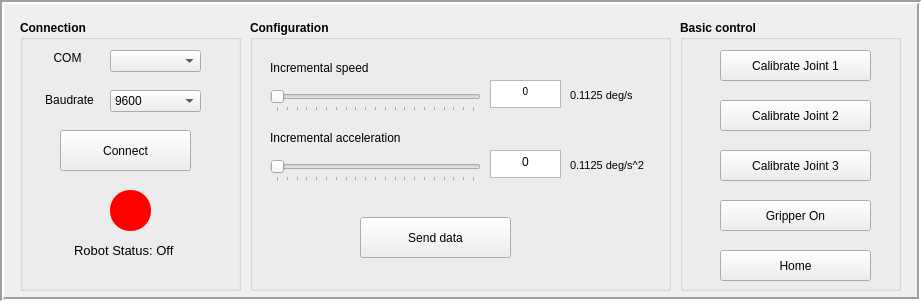
     <widget class="QFrame" name="frame_2">
      <property name="geometry">
       <rect>
        <x>10</x>
        <y>0</y>
        <width>921</width>
        <height>301</height>
       </rect>
      </property>
      <property name="frameShape">
       <enum>QFrame::Box</enum>
      </property>
      <property name="frameShadow">
       <enum>QFrame::Sunken</enum>
      </property>
      <property name="lineWidth">
       <number>2</number>
      </property>
      <widget class="QGroupBox" name="groupBox_6">
       <property name="geometry">
        <rect>
         <x>20</x>
         <y>20</y>
         <width>221</width>
         <height>271</height>
        </rect>
       </property>
       <property name="font">
        <font>
         <pointsize>9</pointsize>
         <weight>75</weight>
         <bold>true</bold>
        </font>
       </property>
       <property name="title">
        <string>Connection</string>
       </property>
       <widget class="QLabel" name="label_32">
        <property name="geometry">
         <rect>
          <x>20</x>
          <y>30</y>
          <width>55</width>
          <height>16</height>
         </rect>
        </property>
        <property name="font">
         <font>
          <pointsize>9</pointsize>
          <weight>50</weight>
          <bold>false</bold>
         </font>
        </property>
        <property name="text">
         <string>COM</string>
        </property>
        <property name="alignment">
         <set>Qt::AlignCenter</set>
        </property>
       </widget>
       <widget class="QLabel" name="label_34">
        <property name="geometry">
         <rect>
          <x>14</x>
          <y>70</y>
          <width>71</width>
          <height>20</height>
         </rect>
        </property>
        <property name="font">
         <font>
          <pointsize>9</pointsize>
          <weight>50</weight>
          <bold>false</bold>
         </font>
        </property>
        <property name="text">
         <string>Baudrate</string>
        </property>
        <property name="alignment">
         <set>Qt::AlignCenter</set>
        </property>
       </widget>
       <widget class="QComboBox" name="Com">
        <property name="geometry">
         <rect>
          <x>90</x>
          <y>30</y>
          <width>91</width>
          <height>22</height>
         </rect>
        </property>
        <property name="font">
         <font>
          <pointsize>9</pointsize>
          <weight>50</weight>
          <bold>false</bold>
         </font>
        </property>
       </widget>
       <widget class="QComboBox" name="Baudrate">
        <property name="geometry">
         <rect>
          <x>90</x>
          <y>70</y>
          <width>91</width>
          <height>22</height>
         </rect>
        </property>
        <property name="font">
         <font>
          <pointsize>9</pointsize>
          <weight>50</weight>
          <bold>false</bold>
         </font>
        </property>
        <item>
         <property name="text">
          <string>9600</string>
         </property>
        </item>
        <item>
         <property name="text">
          <string>115200</string>
         </property>
        </item>
       </widget>
       <widget class="QPushButton" name="Btn_Connect">
        <property name="geometry">
         <rect>
          <x>40</x>
          <y>110</y>
          <width>131</width>
          <height>41</height>
         </rect>
        </property>
        <property name="font">
         <font>
          <pointsize>9</pointsize>
          <weight>50</weight>
          <bold>false</bold>
         </font>
        </property>
        <property name="text">
         <string>Connect</string>
        </property>
       </widget>
       <widget class="QLabel" name="Lb_Status">
        <property name="geometry">
         <rect>
          <x>30</x>
          <y>220</y>
          <width>151</width>
          <height>20</height>
         </rect>
        </property>
        <property name="font">
         <font>
          <pointsize>10</pointsize>
          <weight>50</weight>
          <bold>false</bold>
         </font>
        </property>
        <property name="text">
         <string>Robot Status: Off </string>
        </property>
        <property name="alignment">
         <set>Qt::AlignCenter</set>
        </property>
       </widget>
       <widget class="QLabel" name="Status_Light">
        <property name="geometry">
         <rect>
          <x>90</x>
          <y>170</y>
          <width>41</width>
          <height>41</height>
         </rect>
        </property>
        <property name="styleSheet">
         <string notr="true">background: rgb(255,0,0); border-radius:20px;</string>
        </property>
        <property name="text">
         <string/>
        </property>
       </widget>
      </widget>
      <widget class="QGroupBox" name="groupBox_8">
       <property name="geometry">
        <rect>
         <x>250</x>
         <y>20</y>
         <width>421</width>
         <height>271</height>
        </rect>
       </property>
       <property name="font">
        <font>
         <pointsize>9</pointsize>
         <weight>75</weight>
         <bold>true</bold>
        </font>
       </property>
       <property name="title">
        <string>Configuration </string>
       </property>
       <widget class="QLabel" name="Lb_Inc">
        <property name="geometry">
         <rect>
          <x>20</x>
          <y>40</y>
          <width>131</width>
          <height>16</height>
         </rect>
        </property>
        <property name="font">
         <font>
          <pointsize>9</pointsize>
          <weight>50</weight>
          <bold>false</bold>
         </font>
        </property>
        <property name="text">
         <string>Incremental speed</string>
        </property>
       </widget>
       <widget class="QSlider" name="Sd_Speed">
        <property name="geometry">
         <rect>
          <x>20</x>
          <y>70</y>
          <width>211</width>
          <height>22</height>
         </rect>
        </property>
        <property name="maximum">
         <number>40000</number>
        </property>
        <property name="singleStep">
         <number>2000</number>
        </property>
        <property name="sliderPosition">
         <number>0</number>
        </property>
        <property name="orientation">
         <enum>Qt::Horizontal</enum>
        </property>
        <property name="tickPosition">
         <enum>QSlider::TicksBelow</enum>
        </property>
        <property name="tickInterval">
         <number>2000</number>
        </property>
       </widget>
       <widget class="QLabel" name="label_33">
        <property name="geometry">
         <rect>
          <x>320</x>
          <y>60</y>
          <width>81</width>
          <height>31</height>
         </rect>
        </property>
        <property name="font">
         <font>
          <pointsize>8</pointsize>
          <weight>50</weight>
          <bold>false</bold>
         </font>
        </property>
        <property name="text">
         <string>0.1125 deg/s</string>
        </property>
       </widget>
       <widget class="QPushButton" name="Btnsend">
        <property name="geometry">
         <rect>
          <x>110</x>
          <y>197</y>
          <width>151</width>
          <height>41</height>
         </rect>
        </property>
        <property name="font">
         <font>
          <pointsize>9</pointsize>
          <weight>50</weight>
          <bold>false</bold>
         </font>
        </property>
        <property name="text">
         <string>Send data</string>
        </property>
        <property name="icon">
         <iconset>
          <normaloff>../HK212/LVTN/send.PNG</normaloff>../HK212/LVTN/send.PNG</iconset>
        </property>
        <property name="iconSize">
         <size>
          <width>20</width>
          <height>20</height>
         </size>
        </property>
       </widget>
       <widget class="QLabel" name="label_35">
        <property name="geometry">
         <rect>
          <x>20</x>
          <y>110</y>
          <width>171</width>
          <height>16</height>
         </rect>
        </property>
        <property name="font">
         <font>
          <pointsize>9</pointsize>
          <weight>50</weight>
          <bold>false</bold>
         </font>
        </property>
        <property name="text">
         <string>Incremental acceleration</string>
        </property>
       </widget>
       <widget class="QTextEdit" name="Te_Acc">
        <property name="geometry">
         <rect>
          <x>240</x>
          <y>130</y>
          <width>71</width>
          <height>28</height>
         </rect>
        </property>
        <property name="font">
         <font>
          <pointsize>9</pointsize>
          <weight>50</weight>
          <bold>false</bold>
         </font>
        </property>
        <property name="html">
         <string>&lt;!DOCTYPE HTML PUBLIC &quot;-//W3C//DTD HTML 4.0//EN&quot; &quot;http://www.w3.org/TR/REC-html40/strict.dtd&quot;&gt;
&lt;html&gt;&lt;head&gt;&lt;meta name=&quot;qrichtext&quot; content=&quot;1&quot; /&gt;&lt;style type=&quot;text/css&quot;&gt;
p, li { white-space: pre-wrap; }
&lt;/style&gt;&lt;/head&gt;&lt;body style=&quot; font-family:'MS Shell Dlg 2'; font-size:9pt; font-weight:400; font-style:normal;&quot;&gt;
&lt;p align=&quot;center&quot; style=&quot; margin-top:0px; margin-bottom:0px; margin-left:0px; margin-right:0px; -qt-block-indent:0; text-indent:0px;&quot;&gt;0&lt;/p&gt;&lt;/body&gt;&lt;/html&gt;</string>
        </property>
       </widget>
       <widget class="QSlider" name="Sd_Acc">
        <property name="geometry">
         <rect>
          <x>20</x>
          <y>140</y>
          <width>211</width>
          <height>22</height>
         </rect>
        </property>
        <property name="maximum">
         <number>40000</number>
        </property>
        <property name="singleStep">
         <number>2000</number>
        </property>
        <property name="orientation">
         <enum>Qt::Horizontal</enum>
        </property>
        <property name="tickPosition">
         <enum>QSlider::TicksBelow</enum>
        </property>
        <property name="tickInterval">
         <number>2000</number>
        </property>
       </widget>
       <widget class="QLabel" name="label_36">
        <property name="geometry">
         <rect>
          <x>320</x>
          <y>130</y>
          <width>91</width>
          <height>31</height>
         </rect>
        </property>
        <property name="font">
         <font>
          <pointsize>8</pointsize>
          <weight>50</weight>
          <bold>false</bold>
         </font>
        </property>
        <property name="text">
         <string>0.1125 deg/s^2</string>
        </property>
       </widget>
       <widget class="QTextEdit" name="Te_Speed">
        <property name="geometry">
         <rect>
          <x>240</x>
          <y>60</y>
          <width>71</width>
          <height>28</height>
         </rect>
        </property>
        <property name="font">
         <font>
          <pointsize>9</pointsize>
          <weight>50</weight>
          <bold>false</bold>
         </font>
        </property>
        <property name="layoutDirection">
         <enum>Qt::LeftToRight</enum>
        </property>
        <property name="tabChangesFocus">
         <bool>false</bool>
        </property>
        <property name="html">
         <string>&lt;!DOCTYPE HTML PUBLIC &quot;-//W3C//DTD HTML 4.0//EN&quot; &quot;http://www.w3.org/TR/REC-html40/strict.dtd&quot;&gt;
&lt;html&gt;&lt;head&gt;&lt;meta name=&quot;qrichtext&quot; content=&quot;1&quot; /&gt;&lt;style type=&quot;text/css&quot;&gt;
p, li { white-space: pre-wrap; }
&lt;/style&gt;&lt;/head&gt;&lt;body style=&quot; font-family:'MS Shell Dlg 2'; font-size:9pt; font-weight:400; font-style:normal;&quot;&gt;
&lt;p align=&quot;center&quot; style=&quot; margin-top:0px; margin-bottom:0px; margin-left:0px; margin-right:0px; -qt-block-indent:0; text-indent:0px;&quot;&gt;&lt;span style=&quot; font-size:7.8pt;&quot;&gt;0&lt;/span&gt;&lt;/p&gt;&lt;/body&gt;&lt;/html&gt;</string>
        </property>
        <property name="overwriteMode">
         <bool>true</bool>
        </property>
       </widget>
      </widget>
      <widget class="QGroupBox" name="groupBox_7">
       <property name="enabled">
        <bool>true</bool>
       </property>
       <property name="geometry">
        <rect>
         <x>680</x>
         <y>20</y>
         <width>221</width>
         <height>271</height>
        </rect>
       </property>
       <property name="font">
        <font>
         <pointsize>9</pointsize>
         <weight>75</weight>
         <bold>true</bold>
        </font>
       </property>
       <property name="title">
        <string>Basic control</string>
       </property>
       <widget class="QPushButton" name="Bt_CalibJ1">
        <property name="geometry">
         <rect>
          <x>40</x>
          <y>30</y>
          <width>151</width>
          <height>31</height>
         </rect>
        </property>
        <property name="font">
         <font>
          <pointsize>9</pointsize>
          <weight>50</weight>
          <bold>false</bold>
         </font>
        </property>
        <property name="text">
         <string>Calibrate Joint 1</string>
        </property>
       </widget>
       <widget class="QPushButton" name="Bt_CalibJ2">
        <property name="geometry">
         <rect>
          <x>40</x>
          <y>80</y>
          <width>151</width>
          <height>31</height>
         </rect>
        </property>
        <property name="font">
         <font>
          <pointsize>9</pointsize>
          <weight>50</weight>
          <bold>false</bold>
         </font>
        </property>
        <property name="text">
         <string>Calibrate Joint 2</string>
        </property>
       </widget>
       <widget class="QPushButton" name="Bt_CalibJ3">
        <property name="geometry">
         <rect>
          <x>40</x>
          <y>130</y>
          <width>151</width>
          <height>31</height>
         </rect>
        </property>
        <property name="font">
         <font>
          <pointsize>9</pointsize>
          <weight>50</weight>
          <bold>false</bold>
         </font>
        </property>
        <property name="text">
         <string>Calibrate Joint 3</string>
        </property>
       </widget>
       <widget class="QPushButton" name="Btn_Tool">
        <property name="geometry">
         <rect>
          <x>40</x>
          <y>180</y>
          <width>151</width>
          <height>31</height>
         </rect>
        </property>
        <property name="font">
         <font>
          <pointsize>9</pointsize>
          <weight>50</weight>
          <bold>false</bold>
         </font>
        </property>
        <property name="text">
         <string>Gripper On</string>
        </property>
       </widget>
       <widget class="QPushButton" name="Btn_Home">
        <property name="geometry">
         <rect>
          <x>40</x>
          <y>230</y>
          <width>151</width>
          <height>31</height>
         </rect>
        </property>
        <property name="font">
         <font>
          <pointsize>9</pointsize>
          <weight>50</weight>
          <bold>false</bold>
         </font>
        </property>
        <property name="text">
         <string>Home</string>
        </property>
       </widget>
      </widget>
     </widget>
